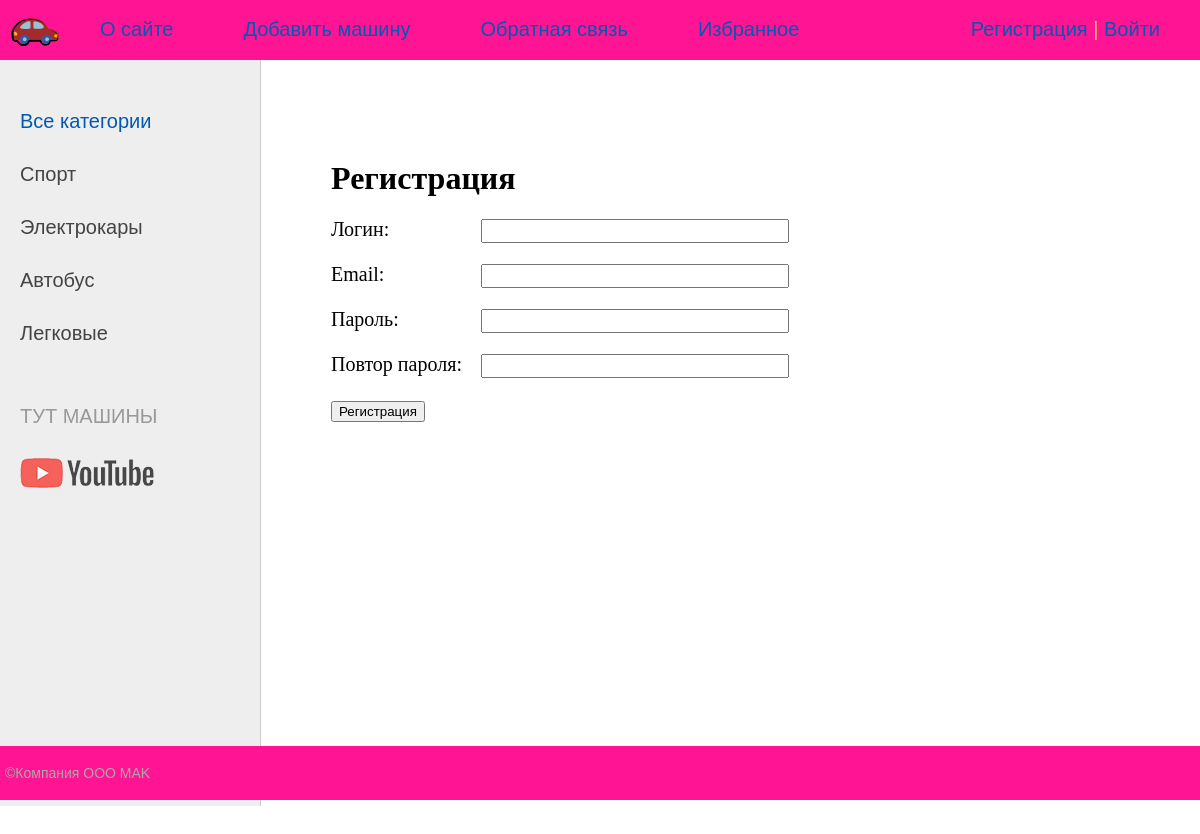
Screenshot of /register/ with the database file from the repository.
### car/models.py (models this page shows, shortened)
class Category(models.Model):
    name = models.CharField(max_length=100, db_index=True)
    slug = models.SlugField(max_length=255, unique=True, db_index=True, verbose_name="URL")
    def get_absolute_url(self):
        return reverse('category', kwargs={'cat_slug': self.slug})
    class Meta:
        verbose_name = 'Категория'
        verbose_name_plural = 'Категории'
        ordering = ['id']

### car/views.py (the view, shortened to what this page needs)
# urls.py: path('register/', RegisterUser.as_view(), name='register'),
class RegisterUser(DataMixin, CreateView):
    form_class = RegisterUserForm
    template_name = 'car/register.html'
    success_url = reverse_lazy('login')
    def get_context_data(self, *, object_list=None, **kwargs):
        context = super().get_context_data(**kwargs)
        c_def = self.get_user_context(title="Регистрация")
        return dict(list(context.items()) + list(c_def.items()))

### car/forms.py
class RegisterUserForm(UserCreationForm):
    username = forms.CharField(label='Логин', widget=forms.TextInput(attrs={'class': 'form-input'}))
    email = forms.EmailField(label='Email', widget=forms.EmailInput(attrs={'class': 'form-input'}))
    password1 = forms.CharField(label='Пароль', widget=forms.PasswordInput(attrs={'class': 'form-input'}))
    password2 = forms.CharField(label='Повтор пароля', widget=forms.PasswordInput(attrs={'class': 'form-input'}))
    class Meta:
        model = User
        fields = ('username', 'email', 'password1', 'password2')

### car/utils.py (called while the page is built)
        def get_user_context(self, **kwargs):
            context = kwargs
            cats = Category.objects.all()
            context['menu'] = menu
            context['cats'] = cats
            if 'cat_selected' not in context:
                context['cat_selected'] = 0
            return context

### car/templates/car/register.html (shortened to what this page needs)
{% extends 'car/base.html' %}
{% block content %}
<h1>{{title}}</h1>
<form method="post">
{% for f in form %}
<p><label class="form-label" for="{{ f.id_for_label }}">{{f.label}}: </label>{{ f }}</p>
{% endfor %}
    <button type="submit">Регистрация</button>
</form>
{% endblock %}

### car/templates/car/base.html (shortened to what this page needs)
{% load car_tags %}
{% load static %}
<!DOCTYPE html>
<html>
<head>
	<link type="text/css" href="{% static 'car/css/styles.css' %}" rel="stylesheet" />
</head>
<body>
<table class="table-page" border=0 cellpadding="0" cellspacing="0">
<tr><td valign=top>
{% block mainmenu %}
		<div class="header">
			<ul id="mainmenu" class="mainmenu">
			<li class="logo"><a href="{% url 'home' %}"><div class="logo"></div></a></li>
{% for m in menu %}
			<li><a href="{% url m.url_name %}">{{m.title}}</a></li>
{% endfor %}
				{% if request.user.is_authenticated %}
				<li class="last"> {{user.username}} | <a href="{% url 'logout' %}">Выйти</a></li>
				{% else %}
				<li class="last"><a href="{% url 'register' %}">Регистрация</a> | <a href="{% url 'login' %}">Войти</a></li>
				{% endif %}
			</ul>
		</div>
{% endblock mainmenu %}
<table class="table-content" border=0 cellpadding="0" cellspacing="0">
<tr>
	<td valign="top" class="left-chapters">
	<ul id="leftchapters">
{% if cat_selected == 0 %}
		<li class="selected">Все категории</li>
{% else %}
		<li><a href="{% url 'home' %}">Все категории</a></li>
{% endif %}
		{% for c in cats %}
         {% if c.pk == cat_selected %}
                   <li class="selected">{{c.name}}</li>
         {% else %}
                   <li><a href="{{ c.get_absolute_url }}">{{c.name}}</a></li>
         {% endif %}
{% endfor %}
		<li class="share">
		<p>ТУТ МАШИНЫ</p>
		<a class="share-yt" href="https://www.youtube.com/@superdenzelo" target="_blank" rel="nofollow"></a>
		</li>
	</ul>
</td>
<td valign="top" class="content">
	<div class="content-text">
{% block content %}
{% endblock %}
	</div>
</td></tr></table>
</td></tr>
<tr><td valign=top>
	<div id="footer">
		<p>&copy;Компания ООО MAK</p>
	</div>
</td></tr></table>
</body>
</html>

### car/static/car/css/styles.css (style rules this page uses)
html, body { font-family: 'Arial'; margin: 0; padding: 0; height: 100%; width: 100%; color: #444; }
a { color: #0059b2; text-decoration: none; }
.table-page { width: 100%; height: 100%; vertical-align: top; }
.table-page tr { height: 100%; }
.header { background: #FF1493; height: 60px; }
.logo { background: url('../images/logo.png') no-repeat 10px 5px; width: 70px; height: 60px; }
ul.mainmenu { list-style: none; margin: 0; padding: 0; height: 60px; color: #fdc073; font-size: 20px; overflow: hidden; }
ul.mainmenu li { float: left; margin: 18px 40px 0 30px; }
ul.mainmenu li.logo { margin: 0; }
ul.mainmenu li.last { float: right; }
ul.mainmenu li a { color: ##fdc73; text-decoration: none; }
.table-content { width: 100%; min-height: 100%; height: 100%; }
.left-chapters { margin: 0; background: #eee; border-right: 1px solid #ccc; min-height: 100%; }
.left-chapters ul { width: 230px; min-height: 100%; margin: 0; padding: 20px 10px 10px 20px; list-style: none; font-size: 20px; }
.left-chapters ul li { margin: 30px 0 0 0; color: #999; }
.left-chapters ul li.selected { color: #0059b2; }
.left-chapters ul li a { color: #444; text-decoration: none; }
.left-chapters ul li.share { margin: 60px 0 0 0; }
.left-chapters ul li.share p { margin: 30px 0 30px 0; }
.left-chapters ul li.share a { display: inline-block; width: 40px; height: 40px; margin: 0 20px 0 0; }
.left-chapters ul li.share a.share-yt { width: 100%; height: 30px; background: url('../images/share_yt.png') no-repeat 0 0 }
.content { padding: 40px 20px 20px 40px; width: 100%; box-sizing: border-box; }
.content-text { margin: 60px 0 0 30px; color: #000; font-size: 20px; font-family: Yandex Sans Display Light; }
.content-text h1 { font-size: 32px; }
#footer { box-sizing: border-box; background: #FF1493; padding: 5px; color: #aaa; font-size: 14px; font-family: Verdana, Geneva, Arial, Helvetica; text-align: left; overflow: hidden; }
.form-input { width: 300px; font-size: 16px; }
.form-label { display: inline-block; min-width: 150px; vertical-align: top; }

### rows the page displays
Category: name "Спорт"
Category: name "Электрокары"
Category: name "Автобус"
Category: name "Легковые"

### other values shown
{{ m.title }} "О сайте" "Добавить машину" "Обратная связь" "Избранное"
{{ title }} "Регистрация"
{{ f.label }} "Логин" "Email" "Пароль" "Повтор пароля"
